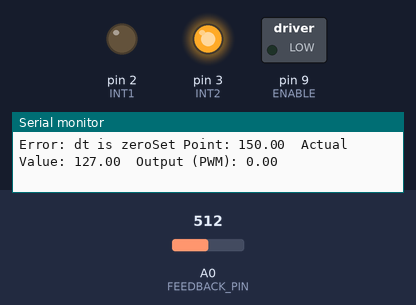
The sketch below on a simulated Arduino Uno, built with avr-gcc and run on an emulated ATmega328P. Shown: switched loads named in the sketch (green lamp = pin HIGH), output pins drawn as LEDs (lit = HIGH), the last lines printed to the serial monitor. Inputs (shaded band) come from the test bench; at power-on: A0 (FEEDBACK_PIN) = 512.

Above: at 0.1 s.
At 1.1 s:
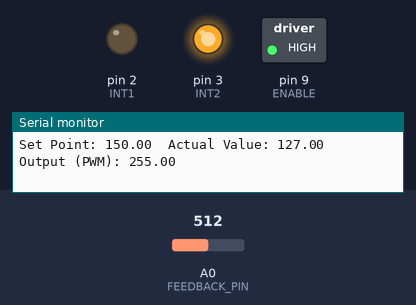
Timing chart, 0 to 2.6 s (numbered marks = the images above):
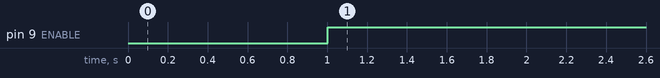

The sketch:

Control_GOAT.ino
```cpp
/**
*****************************************************************************************
** Author  : Ahmed Ezzat
** Project : Control speed of motor and implement PID & Exponential Smoothing Filter
** Date    : 9/8/2024
*****************************************************************************************
**/

#define ENABLE 9                               // Connect Enable pin of LM295 with Arduino's pin 9 (PWM)
#define INT1   2                              // Connect Int1 pin of LM295 with Arduino's pin 2
#define INT2   3                             // Connect Int2 pin of LM295 with Arduino's pin 3
#define FEEDBACK_PIN A0                     // Pin for reading motor speed feedback (e.g., from an encoder or potentiometer)

double Alpha = 0.2;                       // Smoothing factor for Exponential Smoothing Filter
double Smoothed_Value = 0;               // Filtered value

double Set_Point = 150;                // Desired motor speed (PWM value 0-255)


class PID_Controller {              // PID Controller class
public:
    PID_Controller(double kp, double ki, double kd)
        : Kp(kp), Ki(ki), Kd(kd), Integral(0), Previous_Error(0), Last_Time(millis()) {}

    double Compute(double setPoint, double actualValue){
        double Time_Now = millis();
        double dt = (Time_Now - Last_Time) / 1000.0;                                  // Time difference in seconds
        Last_Time = Time_Now;

        if(dt == 0){
        Serial.print("Error: dt is zero");
        return 0;
      }

        double Error = setPoint - actualValue;                                    // Calculate error

        Integral += Error * dt;                                                 // Update Integral term
        double Derivative = (Error - Previous_Error) / dt;                     // Calculate Derivative term
        Previous_Error = Error;                                               // Store Error for next iteration

        double Output = (Kp * Error) + (Ki * Integral) + (Kd * Derivative); // Compute PID output
        return constrain(Output, 0, 255);                                  // Constrain output to valid PWM range
    }

private:
    double Kp;                 // Proportional coefficient
    double Ki;                // Integral coefficient
    double Kd;               // Derivative coefficient
    double Integral;        // Integral term
    double Previous_Error; // Previous error value
    double Last_Time;     // Last time PID compute was called
};

PID_Controller PID_ME(0.8, 20, 0.001);                                            // Initialize PID Controller with specific coefficients

void setup() {
    Serial.begin(115200);                                                      // Initialize serial communication for debugging

    pinMode(ENABLE, OUTPUT);                                                 // Set motor control pins as output
    pinMode(INT1, OUTPUT);
    pinMode(INT2, OUTPUT);

    digitalWrite(INT1, LOW);                                              // Set motor direction forward (INT1 low, INT2 high)
    digitalWrite(INT2, HIGH);

    analogWrite(ENABLE, 0);                                            // Initialize PWM value to 0

    Smoothed_Value = map(analogRead(FEEDBACK_PIN), 0, 1023, 0, 255); // Scaling smoothing value
}

void loop() {
    double Actual_Value = map(analogRead(FEEDBACK_PIN), 0, 1023, 0, 255);         // Read and scale feedback value

    Smoothed_Value = ExponentialSmoothing(Actual_Value, Smoothed_Value, Alpha); // Apply exponential smoothing

    double OutPut = PID_ME.Compute(Set_Point, Smoothed_Value);                // Compute PID output

    analogWrite(ENABLE, (int)OutPut);                                       // Set motor speed using PWM

    // Print debug information to serial monitor
    Serial.print("Set Point: "); Serial.print(Set_Point);
    Serial.print("\tActual Value: "); Serial.print(Smoothed_Value);
    Serial.print("\tOutput (PWM): "); Serial.println(OutPut);

    delay(1000);                                                    // Delay for stability
}

double ExponentialSmoothing(double Input, double Previous_Smoothed, double Alpha) {
    return Alpha * Input + (1 - Alpha) * Previous_Smoothed; // Apply exponential smoothing formula
}
```

Measured:
- by itself, pin 9 (ENABLE): LOW → HIGH at 1.0 s
